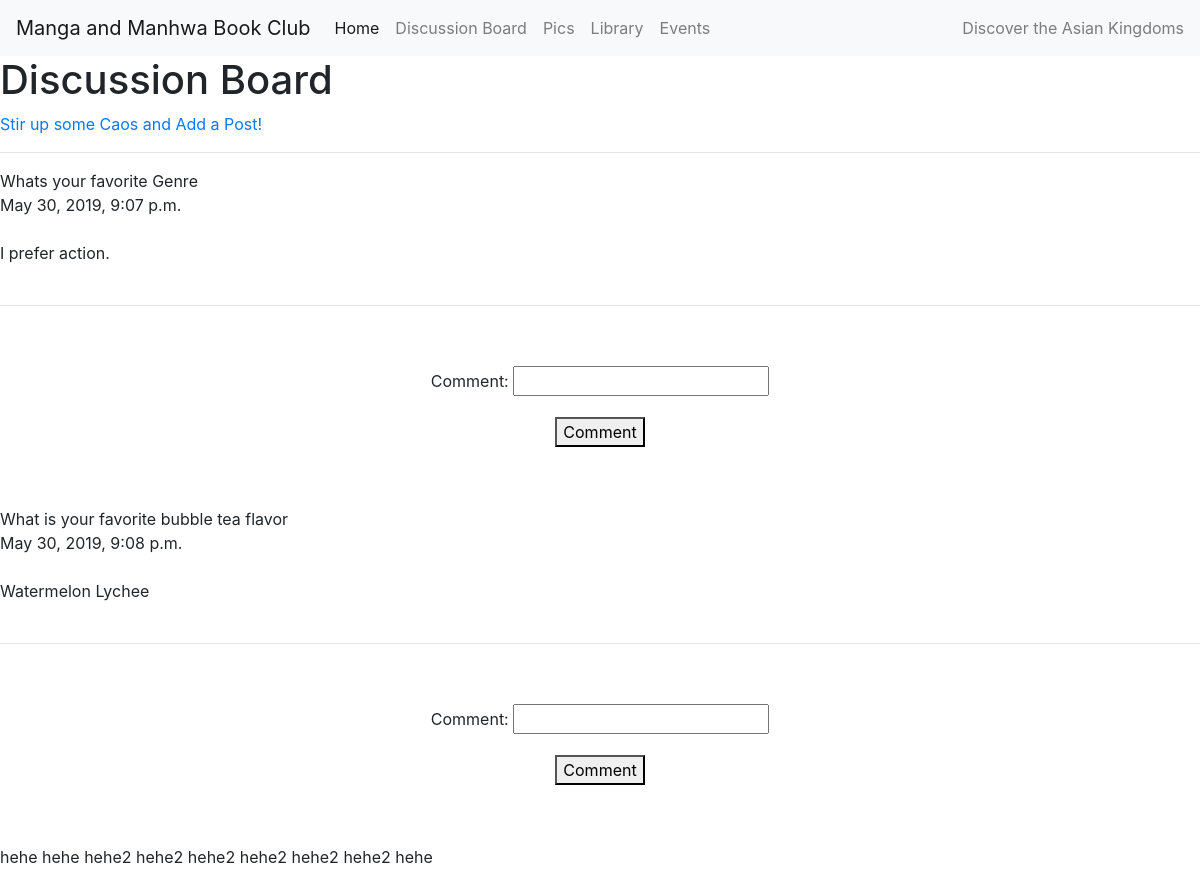
The page /viewAllDiscussion/ on the database as committed earlier.
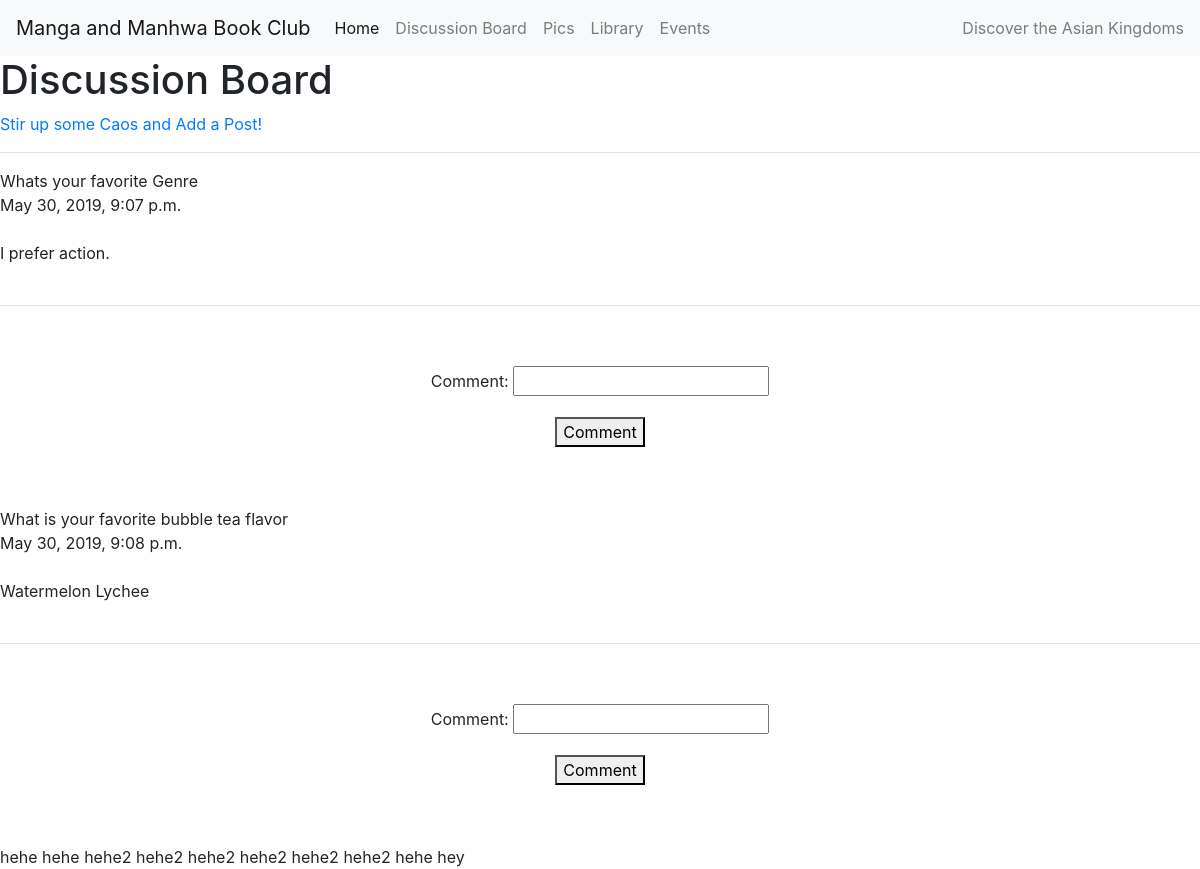
The same page on the database as committed later.
### passionApp/models.py (models this page shows)
class DiscussionEntryModel(models.Model):
    topic = models.CharField(max_length=200, default="", blank=False)
    date = models.DateTimeField(default=datetime.now)
    image = models.FileField(upload_to='images', blank=True)
    entry = models.TextField(max_length=5000, default="", blank=False)
    video = models.FileField(upload_to='videos', blank=True, null=True)
    URL_link = models.URLField(blank=True)

class CommentEntryModel(models.Model):
    comment = models.CharField(max_length=200, blank=False)

### passionApp/views.py (the view)
# urls.py: path('viewAllDiscussion/', views.viewAllDiscussion, name='viewAllDiscussion'),
def viewAllDiscussion(request):
    form = CommentForm(request.POST or None, request.FILES or None)
    forms = CommentEntryModel.objects.all()
    discussionPosts = DiscussionEntryModel.objects.all()
    context = {
        "form": form,
        "allPosts": discussionPosts,
        "forms": forms
    }
    if request.method == "POST":
        CommentEntryModel.objects.create(comment=request.POST["comment"])
        return redirect("viewAllDiscussion")
    return render(request, "passionApp/discussionBoard.html", context)

### passionApp/forms.py
class CommentForm(forms.ModelForm):
    class Meta:
        model = CommentEntryModel
        fields = "__all__"

### passionApp/templates/passionApp/discussionBoard.html (shortened to what this page needs)
{% extends 'passionApp/base.html' %}
{% block content %}
<div id="discussion_header">
    <h1>Discussion Board</h1>
    <a href="{% url 'addDiscussion' %}">Stir up some Caos and Add a Post!</a>
</div>
<hr/>
<div>
{% for eachPost in allPosts %}
{{ eachPost.topic }}
<br>
{{ eachPost.date }}
<br>
<br>
{{ eachPost.entry }}
<br>
<br>
<hr>
<form method="post" enctype="multipart/form-data">
    {{ form.as_p }}
    <button>Comment</button>
</form>
{% endfor %}
{% for eachComment in forms %}
{{ eachComment.comment }}
{% endfor %}
{% endblock content %}

Rows that differ between the two databases and show on the page:
added CommentEntryModel: comment "hey"
